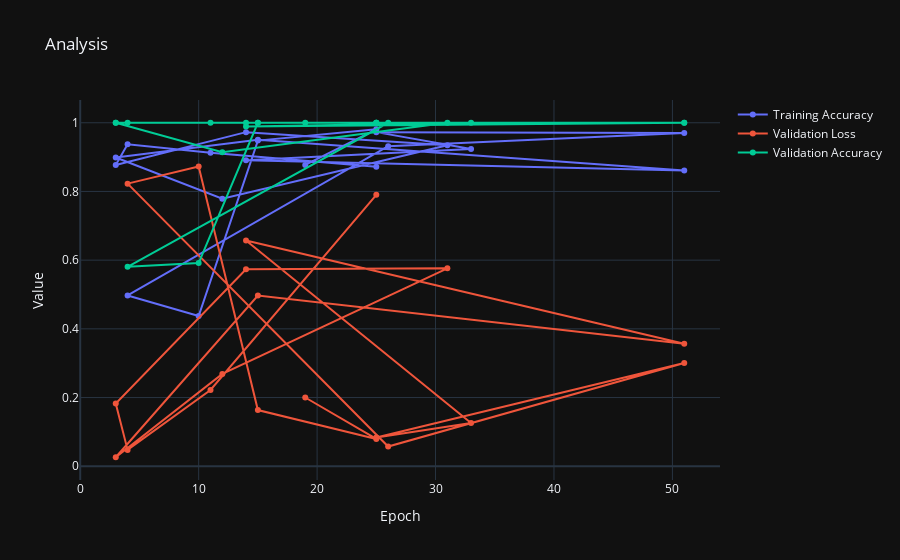

The notebook cell this image was saved under:
### Code cell
trace1 = go.Scatter(x=steps, y=train_accuracies, mode='lines+markers', name='Training Accuracy',text=trial_numbers)
trace2 = go.Scatter(x=steps, y=val_losses, mode='lines+markers', name='Validation Loss',text=trial_numbers)
trace3 = go.Scatter(x=steps, y=val_accuracies, mode='lines+markers', name='Validation Accuracy',text=trial_numbers)

# Create a layout
layout = go.Layout(title='Analysis', xaxis=dict(title='Epoch'), yaxis=dict(title='Value'))

# Create a Figure and add the traces
fig = go.Figure(data=[trace1, trace2, trace3], layout=layout)

# Show the figure
fig.show()

### Figure 1 — Plotly figure (JSON) as saved in the notebook; plotly's stock layout.template omitted (floating-point values rounded to 4 significant figures)
{"data": [{"mode": "lines+markers", "name": "Training Accuracy", "text": ["14", "12", "09", "13", "10", "00", "08", "01", "15", "18", "07", "02", "05", "06", "11", "17", "03", "16", "04", "19"], "x": [19, 25, 15, 10, 4, 26, 51, 25, 33, 14, 51, 15, 3, 12, 31, 14, 3, 4, 11, 25], "y": [0.877, 0.9809, 0.9481, 0.4372, 0.4973, 0.9317, 0.9699, 0.9727, 0.9235, 0.8907, 0.8607, 0.9508, 0.8989, 0.7787, 0.9344, 0.9727, 0.877, 0.9372, 0.9126, 0.8716], "type": "scatter"}, {"mode": "lines+markers", "name": "Validation Loss", "text": ["14", "12", "09", "13", "10", "00", "08", "01", "15", "18", "07", "02", "05", "06", "11", "17", "03", "16", "04", "19"], "x": [19, 25, 15, 10, 4, 26, 51, 25, 33, 14, 51, 15, 3, 12, 31, 14, 3, 4, 11, 25], "y": [0.2001, 0.0795, 0.1636, 0.8725, 0.8227, 0.05731, 0.3004, 0.08396, 0.1259, 0.6572, 0.3567, 0.4969, 0.02619, 0.2687, 0.5761, 0.5735, 0.1825, 0.04757, 0.222, 0.7903], "type": "scatter"}, {"mode": "lines+markers", "name": "Validation Accuracy", "text": ["14", "12", "09", "13", "10", "00", "08", "01", "15", "18", "07", "02", "05", "06", "11", "17", "03", "16", "04", "19"], "x": [19, 25, 15, 10, 4, 26, 51, 25, 33, 14, 51, 15, 3, 12, 31, 14, 3, 4, 11, 25], "y": [1.0, 1.0, 1.0, 0.5914, 0.5806, 1.0, 1.0, 1.0, 1.0, 0.9892, 1.0, 1.0, 1.0, 0.914, 1.0, 1.0, 1.0, 1.0, 1.0, 1.0], "type": "scatter"}], "layout": {"title": {"text": "Analysis"}, "xaxis": {"title": {"text": "Epoch"}}, "yaxis": {"title": {"text": "Value"}}}}
